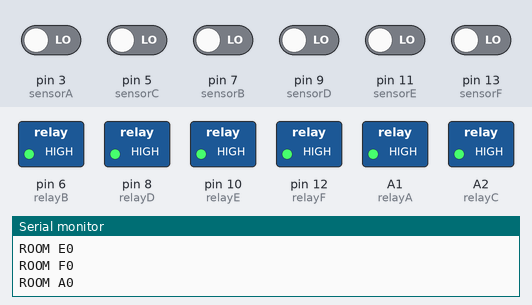
Bench run of a sketch on a simulated Arduino Uno, built with avr-gcc and run on an emulated ATmega328P. Parts: switched loads named in the sketch (green lamp = pin HIGH), the last lines printed to the serial monitor. Inputs (shaded band) come from the test bench; at power-on: pin 3 (sensorA), pin 5 (sensorC), pin 7 (sensorB), pin 9 (sensorD), pin 11 (sensorE), pin 13 (sensorF) LOW.

Above: at 1.2 s.
1.3 s: pin 3 (sensorA) driven HIGH
At 2.5 s:
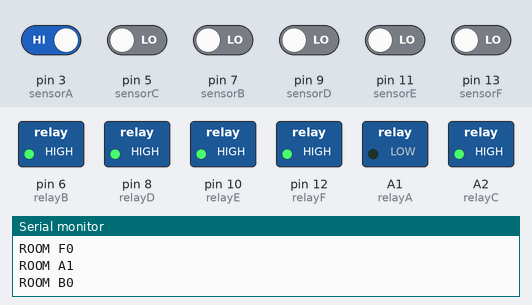
2.8 s: pin 5 (sensorC) driven HIGH
At 3.7 s:
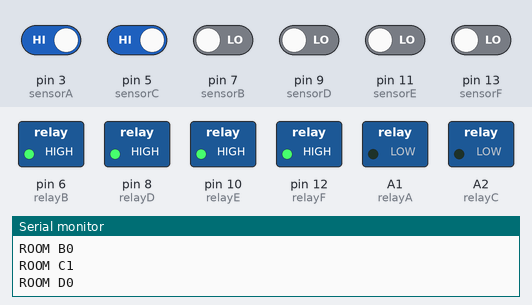
4.3 s: pin 7 (sensorB) driven HIGH
At 5.4 s:
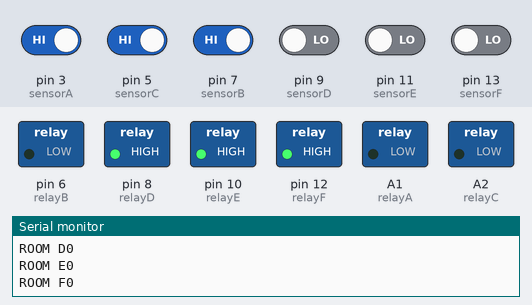
5.8 s: pin 9 (sensorD) driven HIGH
At 7.0 s:
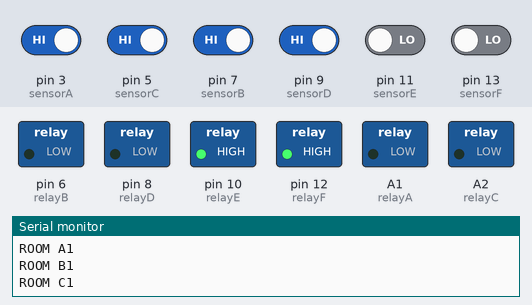
7.3 s: pin 11 (sensorE) driven HIGH
At 8.0 s:
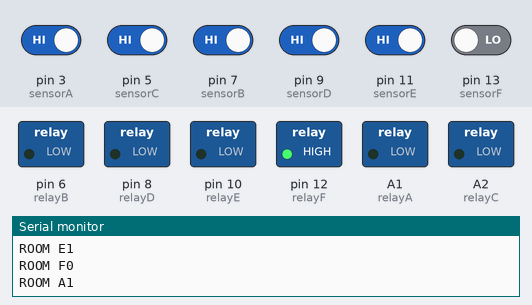
8.8 s: pin 13 (sensorF) driven HIGH
At 9.8 s:
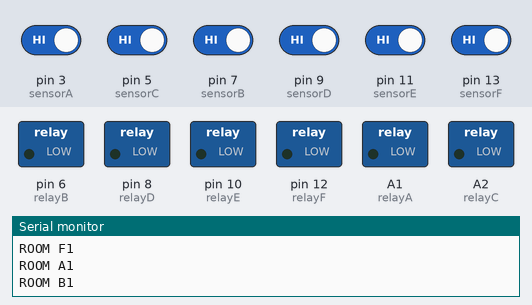
Timing chart, 0 to 11.3 s (numbered marks = the images above; inputs shaded):
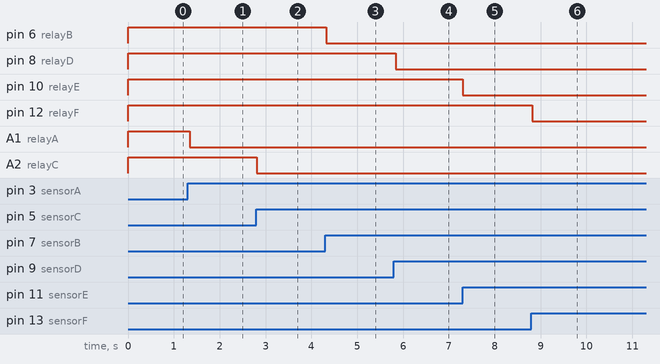

The sketch:

ardu.ino
```cpp
/* Simple Smart Home 2022
 * Program: https://github.com/bywahjoe/SmartHomeIndra
 *
 */

#include <SoftwareSerial.h>
#include "pinku.h"

//Relay
#define roomAON digitalWrite(relayA,LOW);
#define roomBON digitalWrite(relayB,LOW);
#define roomCON digitalWrite(relayC,LOW);
#define roomDON digitalWrite(relayD,LOW);
#define roomEON digitalWrite(relayE,LOW);
#define roomFON digitalWrite(relayF,LOW);

#define roomAOFF digitalWrite(relayA,HIGH);
#define roomBOFF digitalWrite(relayB,HIGH);
#define roomCOFF digitalWrite(relayC,HIGH);
#define roomDOFF digitalWrite(relayD,HIGH);
#define roomEOFF digitalWrite(relayE,HIGH);
#define roomFOFF digitalWrite(relayF,HIGH);

//Sensor
#define mysensorA digitalRead(sensorA)
#define mysensorB digitalRead(sensorB)
#define mysensorC digitalRead(sensorC)
#define mysensorD digitalRead(sensorD)
#define mysensorE digitalRead(sensorE)
#define mysensorF digitalRead(sensorF)

SoftwareSerial ser(myRX, myTX);
bool isAuto = true;
bool optionReady = false;
void setup() {
  // put your setup code here, to run once:
  Serial.begin(9600);
  ser.begin(9600);

  pinMode(sensorA, INPUT);
  pinMode(sensorB, INPUT);
  pinMode(sensorC, INPUT);
  pinMode(sensorD, INPUT);
  pinMode(sensorE, INPUT);
  pinMode(sensorF, INPUT);

  //Relay
  pinMode(relayA, OUTPUT);
  pinMode(relayB, OUTPUT);
  pinMode(relayC, OUTPUT);
  pinMode(relayD, OUTPUT);
  pinMode(relayE, OUTPUT);
  pinMode(relayF, OUTPUT);

  //Relay Reset
  roomAOFF;
  roomBOFF;
  roomCOFF;
  roomDOFF;
  roomEOFF;
  roomFOFF;
  //  roomDON;
  Serial.println("ARDUINO START");
}

void loop() {
  //Serial
  char data = '-';
  if (ser.available() > 0) {
    data = char(ser.read());
    Serial.print("RECV:");
    Serial.println(data);
    if (data == 'Y') {
      isAuto = true;
      optionReady = false;
    }
    else if (data == 'N') {
      isAuto = false;
    }
    else if (data != 'Y' && data != 'N') {
      optionReady = true;
    }
  }

  //Mode
  if (isAuto)modeAuto();
  else {
    if (optionReady) {
      modeManual(data);
    }
  }
}
void modeAuto() {
  Serial.print("ROOM A");Serial.println(mysensorA);
  Serial.print("ROOM B");Serial.println(mysensorB);
  Serial.print("ROOM C");Serial.println(mysensorC);
  Serial.print("ROOM D");Serial.println(mysensorD);
  Serial.print("ROOM E");Serial.println(mysensorE);
  Serial.print("ROOM F");Serial.println(mysensorF);


  //A
  if (mysensorA) {
    roomAON;
  }
  else {
    roomAOFF;
  }

  //B
  if (mysensorB) {
    roomBON;
  }
  else {
    roomBOFF;
  }

  //C
  if (mysensorC) {
    roomCON;
  }
  else {
    roomCOFF;
  }

  //D
  if (mysensorD) {
    roomDON;
  }
  else {
    roomDOFF;
  }

  //E
  if (mysensorE) {
    roomEON;
  }
  else {
    roomEOFF;
  }

  //F
  if (mysensorF) {
    roomFON;
  }
  else {
    roomFOFF;
  }
}

void modeManual(char option) {
  if (option == 'A') {
    roomAON;
  }
  else if (option == 'B') {
    roomBON;
  }
  else if (option == 'C') {
    roomCON;
  }
  else if (option == 'D') {
    roomDON;
  }
  else if (option == 'E') {
    roomEON;
  }
  else if (option == 'F') {
    roomFON;
  }
  else if (option == '1') {
    roomAOFF;
  }
  else if (option == '2') {
    roomBOFF;
  }
  else if (option == '3') {
    roomCOFF;
  }
  else if (option == '4') {
    roomDOFF;
  }
  else if (option == '5') {
    roomEOFF;
  }
  else if (option == '6') {
    roomFOFF;
  }
  else {}

  Serial.print("OPTION:"); Serial.println(option);

}
```

pinku.h
```cpp
#define myRX 4
#define myTX 2

#define relayA A1
#define relayB 6
#define relayC A2
#define relayD 8
#define relayE 10
#define relayF 12

#define sensorA 3
#define sensorB 7
#define sensorC 5
#define sensorD 9
#define sensorE 11
#define sensorF 13
```

Measured:
- after the input at 1.3 s, A1 (relayA): HIGH → LOW after 0.05 s
- after the input at 2.8 s, A2 (relayC): HIGH → LOW at once
- after the input at 4.3 s, pin 6 (relayB): HIGH → LOW at once
- after the input at 5.8 s, pin 8 (relayD): HIGH → LOW after 0.05 s
- after the input at 7.3 s, pin 10 (relayE): HIGH → LOW at once
- after the input at 8.8 s, pin 12 (relayF): HIGH → LOW at once
